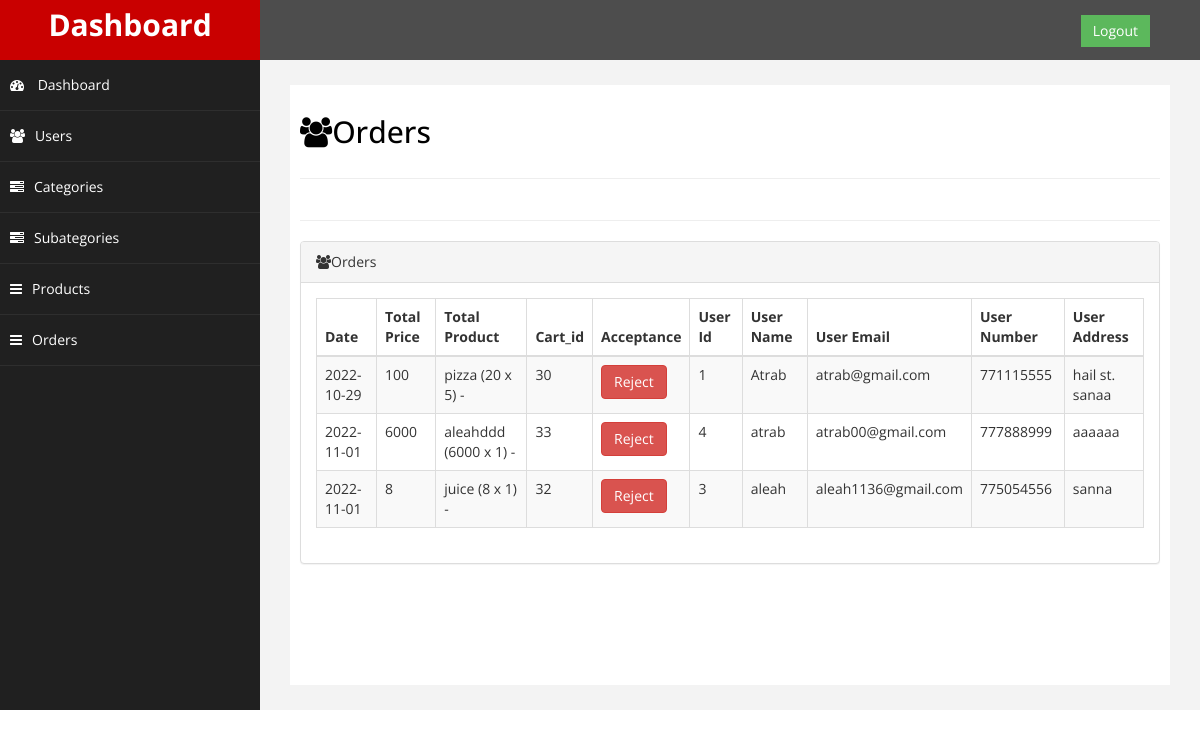
/admin/order.php (signed in), run on the app's committed database.
### tables this page shows
CREATE TABLE `orders` (
  `id` int(11) NOT NULL,
  `_date` date DEFAULT current_timestamp(),
  `total_price` int(11) NOT NULL,
  `total_products` varchar(300) NOT NULL,
  `cart_id` int(11) DEFAULT NULL,
  `acceptance` varchar(1) NOT NULL
);

CREATE TABLE `cart` (
  `id` int(11) NOT NULL,
  `user_id` int(11) DEFAULT NULL
);

CREATE TABLE `user` (
  `id` int(11) NOT NULL,
  `name` varchar(50) NOT NULL,
  `phone` int(9) NOT NULL,
  `email` varchar(30) NOT NULL,
  `address` varchar(255) NOT NULL,
  `birth_date` date DEFAULT NULL,
  `password` varchar(255) NOT NULL,
  `image` varchar(255) NOT NULL DEFAULT '4.jpg',
  `per_id` int(11) DEFAULT 2,
  `gender` varchar(10) NOT NULL,
  `status` int(11) NOT NULL DEFAULT 1
);

### admin/order.php (the view, shortened to what this page needs)
<?php
include('header.php');
require('../include/connect.php');
?>
<div id="page-wrapper">
    <div id="page-inner">
        <div class="row">
            <div class="col-md-12">
                <h2><i class="fa fa-users"></i>Orders</h2>
            </div>
        </div>
        <hr />
        <div class="row">
            <div class="col-md-8">
            </div>
        </div>
        <hr />
        <div class="row">
            <div class="col-md-12">
                <div class="panel panel-default">
                    <div class="panel-heading">
                        <i class="fa fa-users"></i>Orders
                    </div>
                    <div class="panel-body">
                        <div class="table-responsive">
                            <table class="table table-striped table-bordered table-hover" id="dataTables-example">
                                <thead>
                                    <tr>
                                       <th>Date</th>
                                       <th>Total Price</th>
                                       <th>Total Product</th>
                                       <th>Cart_id</th>
                                        <th>Acceptance</th>
                                        <th>User Id</th>
                                       <th>User Name</th>
                                       <th>User Email</th>
                                       <th>User Number</th>
                                       <th>User Address</th>
                                    </tr>
                                </thead>
                                <tbody>
                                      <?php
                                      $stm = $db->prepare("select * from orders");
                                          $stm->execute();
                                          if($stm->rowCount())
                                          {
                                              foreach ($stm->fetchAll() as $row) {
                                                $id=$row['id'];
                                                  ?>
                                      <tr class="odd gradeX">
                                          <td><?php echo $row['_date'];  ?></td>
                                          <td><?php echo $row['total_price'];  ?></td>
                                          <td><?php echo $row['total_products'];  ?></td>
                                          <td><?php
                                              $sql="select * from cart where id=:cart_id" ;
                                              $stm = $db->prepare($sql);
                                              $stm->execute(array("cart_id"=>$row['cart_id']));
                                              if ($stm->rowCount()>0)
                                              foreach ($stm->fetchAll() as $userRow){
                                                 $cart=$userRow['id'];
                                                 $user=$userRow['user_id'];
                                                 echo $cart;}
                                              ?>
                                          </td>
                                          <td><?php if($row['acceptance'] == 0) { ?>
                                          <a href="?action=accept&id=<?php echo $id ?>"
                                                  class='btn btn-success'>Accept</a>
                                            <?php } else { ?>
                                                <a href="?action=reject&id=<?php echo $id ?>"
                                                  class='btn btn-danger'>Reject</a>
                                                <?php } ?>
                                        </td>
                                        <?php
                                              $sql="select * from user where id=?" ;
                                              $stm = $db->prepare($sql);
                                              $stm->execute(array($user));
                                              if ($stm->rowCount()>0)
                                              foreach ($stm->fetchAll() as $userRow){?>
                                                <td><?php echo $userRow['id']; ?></td>
                                                <td><?php echo $userRow['name']; ?></td>
                                                <td><?php echo $userRow['email']; ?></td>
                                                <td><?php echo $userRow['phone']; ?></td>
                                                <td><?php echo $userRow['address']; }?></td>
                                      </tr>
                                      <?php
                                            }}    ?>
                                </tbody>
                            </table>
                        </div>
                    </div>
                </div>
            </div>
        </div>
    </div>
</div>
</div>
<?php
include('footer.php');
?>

### admin/include/assets/css/custom.css (style rules this page uses)
body { font-family: 'Open Sans', sans-serif; }
#page-wrapper { padding: 15px 15px; min-height: 600px; background:#F3F3F3; }
#page-inner { width:100%; margin:10px 20px 10px 0px; background-color:#fff!important; padding:10px; min-height:600px; }
h2 { color: #000; }
@media (min-width:768px) { #page-wrapper { margin: 0 0 0 260px; padding: 15px 30px; } }

### data on the page
orders: _date "2022-10-29", total_price "100", total_products "pizza (20 x 5) -"
cart: id "30"
user: id "1", name "Atrab", email "atrab@gmail.com", phone "771115555", address "hail st. sanaa"
orders: _date "2022-11-01", total_price "6000", total_products "aleahddd (6000 x 1) -"
cart: id "33"
user: id "4", name "atrab", email "atrab00@gmail.com", phone "777888999", address "aaaaaa"
orders: _date "2022-11-01", total_price "8", total_products "juice (8 x 1) -"
cart: id "32"
user: id "3", name "aleah", email "aleah1136@gmail.com", phone "775054556", address "sanna"
